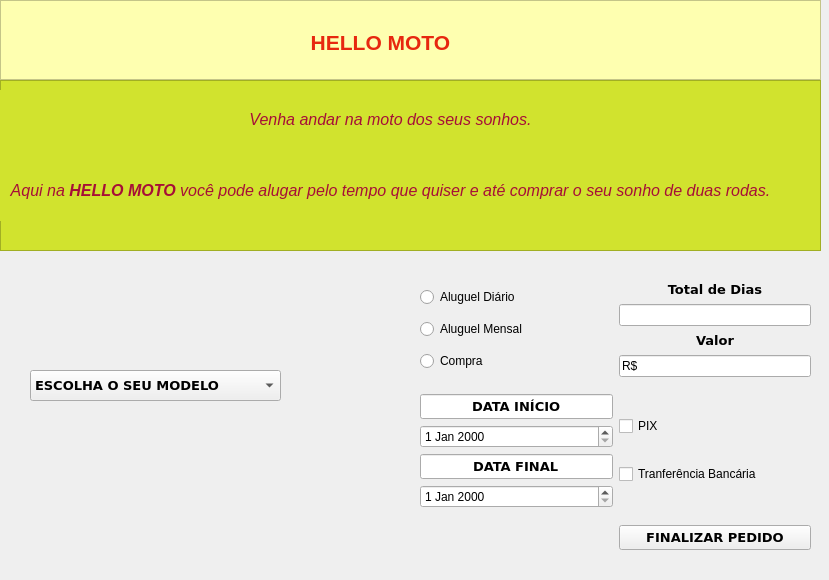
<?xml version="1.0" encoding="UTF-8"?>
<ui version="4.0">
 <class>MainWindow</class>
 <widget class="QMainWindow" name="MainWindow">
  <property name="geometry">
   <rect>
    <x>0</x>
    <y>0</y>
    <width>829</width>
    <height>580</height>
   </rect>
  </property>
  <property name="windowTitle">
   <string>MainWindow</string>
  </property>
  <widget class="QWidget" name="centralwidget">
   <widget class="QFrame" name="frame">
    <property name="geometry">
     <rect>
      <x>0</x>
      <y>0</y>
      <width>821</width>
      <height>80</height>
     </rect>
    </property>
    <property name="styleSheet">
     <string notr="true">background-color: rgb(254, 255, 176);</string>
    </property>
    <property name="frameShape">
     <enum>QFrame::StyledPanel</enum>
    </property>
    <property name="frameShadow">
     <enum>QFrame::Raised</enum>
    </property>
    <widget class="QLabel" name="titulo">
     <property name="geometry">
      <rect>
       <x>260</x>
       <y>30</y>
       <width>241</width>
       <height>21</height>
      </rect>
     </property>
     <property name="text">
      <string>&lt;html&gt;&lt;head/&gt;&lt;body&gt;&lt;p align=&quot;center&quot;&gt;&lt;span style=&quot; font-size:16pt; font-weight:600; color:#e7280f;&quot;&gt;HELLO MOTO&lt;/span&gt;&lt;/p&gt;&lt;/body&gt;&lt;/html&gt;</string>
     </property>
    </widget>
   </widget>
   <widget class="QFrame" name="frame_3">
    <property name="geometry">
     <rect>
      <x>0</x>
      <y>80</y>
      <width>821</width>
      <height>171</height>
     </rect>
    </property>
    <property name="styleSheet">
     <string notr="true">background-color: rgb(209, 227, 46);</string>
    </property>
    <property name="frameShape">
     <enum>QFrame::StyledPanel</enum>
    </property>
    <property name="frameShadow">
     <enum>QFrame::Raised</enum>
    </property>
    <widget class="QLabel" name="texto">
     <property name="geometry">
      <rect>
       <x>0</x>
       <y>10</y>
       <width>781</width>
       <height>131</height>
      </rect>
     </property>
     <property name="text">
      <string>&lt;html&gt;&lt;head/&gt;&lt;body&gt;&lt;p align=&quot;center&quot;&gt;&lt;span style=&quot; font-size:12pt; font-style:italic; color:#a60f37;&quot;&gt;Venha andar na moto dos seus sonhos.&lt;/span&gt;&lt;/p&gt;&lt;p align=&quot;center&quot;&gt;&lt;br/&gt;&lt;/p&gt;&lt;p align=&quot;center&quot;&gt;&lt;span style=&quot; font-size:12pt; font-style:italic; color:#a60f37;&quot;&gt;Aqui na &lt;/span&gt;&lt;span style=&quot; font-size:12pt; font-weight:600; font-style:italic; color:#a60f37;&quot;&gt;HELLO MOTO &lt;/span&gt;&lt;span style=&quot; font-size:12pt; font-style:italic; color:#a60f37;&quot;&gt;você pode alugar pelo tempo que quiser e até comprar o seu sonho de duas rodas.&lt;/span&gt;&lt;/p&gt;&lt;/body&gt;&lt;/html&gt;</string>
     </property>
    </widget>
   </widget>
   <widget class="QComboBox" name="comboBox">
    <property name="geometry">
     <rect>
      <x>30</x>
      <y>370</y>
      <width>251</width>
      <height>31</height>
     </rect>
    </property>
    <property name="font">
     <font>
      <family>Verdana</family>
      <pointsize>10</pointsize>
      <weight>75</weight>
      <bold>true</bold>
     </font>
    </property>
    <item>
     <property name="text">
      <string>ESCOLHA O SEU MODELO</string>
     </property>
    </item>
    <item>
     <property name="text">
      <string>BMW R18 Classic</string>
     </property>
    </item>
    <item>
     <property name="text">
      <string>BMW R1250cc RT</string>
     </property>
    </item>
    <item>
     <property name="text">
      <string>HD Ultra Glide</string>
     </property>
    </item>
    <item>
     <property name="text">
      <string>Honda CB 500F</string>
     </property>
    </item>
    <item>
     <property name="text">
      <string>Triumph Bonneville T100cc</string>
     </property>
    </item>
    <item>
     <property name="text">
      <string>Triumph Street Scrambler 900cc</string>
     </property>
    </item>
   </widget>
   <widget class="QWidget" name="layoutWidget">
    <property name="geometry">
     <rect>
      <x>420</x>
      <y>270</y>
      <width>391</width>
      <height>291</height>
     </rect>
    </property>
    <layout class="QGridLayout" name="gridLayout">
     <item row="0" column="0">
      <layout class="QVBoxLayout" name="verticalLayout">
       <item>
        <widget class="QRadioButton" name="alugueld">
         <property name="text">
          <string>Aluguel Diário</string>
         </property>
        </widget>
       </item>
       <item>
        <widget class="QRadioButton" name="aluguelm">
         <property name="text">
          <string>Aluguel Mensal</string>
         </property>
        </widget>
       </item>
       <item>
        <widget class="QRadioButton" name="compra">
         <property name="text">
          <string>Compra</string>
         </property>
        </widget>
       </item>
      </layout>
     </item>
     <item row="0" column="1">
      <layout class="QVBoxLayout" name="verticalLayout_4">
       <item>
        <widget class="QLabel" name="label">
         <property name="font">
          <font>
           <family>Verdana</family>
           <pointsize>10</pointsize>
           <weight>75</weight>
           <bold>true</bold>
          </font>
         </property>
         <property name="text">
          <string>Total de Dias</string>
         </property>
         <property name="alignment">
          <set>Qt::AlignCenter</set>
         </property>
        </widget>
       </item>
       <item>
        <widget class="QLineEdit" name="totaldias"/>
       </item>
       <item>
        <widget class="QLabel" name="label_2">
         <property name="font">
          <font>
           <family>Verdana</family>
           <pointsize>10</pointsize>
           <weight>75</weight>
           <bold>true</bold>
          </font>
         </property>
         <property name="text">
          <string>Valor</string>
         </property>
         <property name="alignment">
          <set>Qt::AlignCenter</set>
         </property>
        </widget>
       </item>
       <item>
        <widget class="QLineEdit" name="valor">
         <property name="text">
          <string>R$ </string>
         </property>
        </widget>
       </item>
      </layout>
     </item>
     <item row="1" column="0">
      <layout class="QVBoxLayout" name="verticalLayout_3">
       <item>
        <widget class="QLineEdit" name="lineEdit">
         <property name="font">
          <font>
           <family>Verdana</family>
           <pointsize>10</pointsize>
           <weight>75</weight>
           <bold>true</bold>
          </font>
         </property>
         <property name="text">
          <string>DATA INÍCIO</string>
         </property>
         <property name="alignment">
          <set>Qt::AlignCenter</set>
         </property>
        </widget>
       </item>
       <item>
        <widget class="QDateEdit" name="dateEdit"/>
       </item>
       <item>
        <widget class="QLineEdit" name="lineEdit_2">
         <property name="font">
          <font>
           <family>Verdana</family>
           <pointsize>10</pointsize>
           <weight>75</weight>
           <bold>true</bold>
          </font>
         </property>
         <property name="text">
          <string>DATA FINAL</string>
         </property>
         <property name="alignment">
          <set>Qt::AlignCenter</set>
         </property>
        </widget>
       </item>
       <item>
        <widget class="QDateEdit" name="dateEdit_2"/>
       </item>
      </layout>
     </item>
     <item row="1" column="1">
      <layout class="QVBoxLayout" name="verticalLayout_2">
       <item>
        <widget class="QCheckBox" name="checkPix">
         <property name="text">
          <string>PIX</string>
         </property>
        </widget>
       </item>
       <item>
        <widget class="QCheckBox" name="checkTED">
         <property name="text">
          <string>Tranferência Bancária</string>
         </property>
        </widget>
       </item>
      </layout>
     </item>
     <item row="2" column="1">
      <widget class="QPushButton" name="pushButton">
       <property name="font">
        <font>
         <family>Verdana</family>
         <pointsize>10</pointsize>
         <weight>75</weight>
         <bold>true</bold>
        </font>
       </property>
       <property name="text">
        <string>FINALIZAR PEDIDO</string>
       </property>
      </widget>
     </item>
    </layout>
   </widget>
  </widget>
 </widget>
 <resources/>
 <connections/>
</ui>
